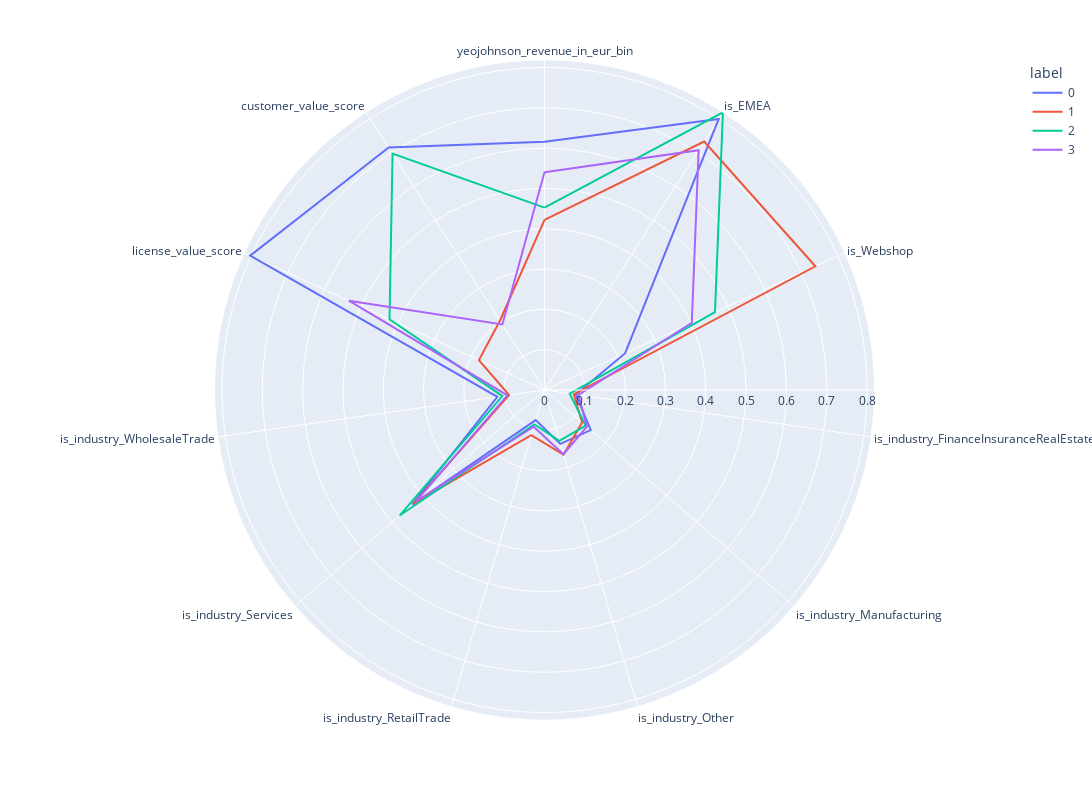

The cell this chart's notebook holds for it:
### Code cell
clusters=pd.DataFrame(features, columns=features_df.columns)
clusters['label']=kmeans.labels_
polar=clusters.groupby("label").mean().reset_index()
polar=pd.melt(polar,id_vars=["label"])
fig = px.line_polar(polar, r="value", theta="variable", color="label", line_close=True,height=800,width=1400)
fig.show()

### Figure 1 — Plotly figure (JSON) as saved in the notebook; plotly's stock layout.template omitted (floating-point values rounded to 4 significant figures)
{"data": [{"hovertemplate": "label=0<br>value=%{r}<br>variable=%{theta}<extra></extra>", "legendgroup": "0", "line": {"color": "#636efa", "dash": "solid"}, "marker": {"symbol": "circle"}, "mode": "lines", "name": "0", "r": [0.6155, 0.7992, 0.22, 0.07849, 0.1517, 0.1393, 0.0779, 0.4345, 0.1181, 0.8025, 0.715, 0.6155], "showlegend": true, "subplot": "polar", "theta": ["yeojohnson_revenue_in_eur_bin", "is_EMEA", "is_Webshop", "is_industry_FinanceInsuranceRealEstate", "is_industry_Manufacturing", "is_industry_Other", "is_industry_RetailTrade", "is_industry_Services", "is_industry_WholesaleTrade", "license_value_score", "customer_value_score", "yeojohnson_revenue_in_eur_bin"], "type": "scatterpolar"}, {"hovertemplate": "label=1<br>value=%{r}<br>variable=%{theta}<extra></extra>", "legendgroup": "1", "line": {"color": "#EF553B", "dash": "solid"}, "marker": {"symbol": "circle"}, "mode": "lines", "name": "1", "r": [0.4219, 0.7327, 0.7387, 0.07357, 0.1234, 0.1671, 0.1169, 0.4301, 0.08879, 0.1788, 0.2044, 0.4219], "showlegend": true, "subplot": "polar", "theta": ["yeojohnson_revenue_in_eur_bin", "is_EMEA", "is_Webshop", "is_industry_FinanceInsuranceRealEstate", "is_industry_Manufacturing", "is_industry_Other", "is_industry_RetailTrade", "is_industry_Services", "is_industry_WholesaleTrade", "license_value_score", "customer_value_score", "yeojohnson_revenue_in_eur_bin"], "type": "scatterpolar"}, {"hovertemplate": "label=2<br>value=%{r}<br>variable=%{theta}<extra></extra>", "legendgroup": "2", "line": {"color": "#00cc96", "dash": "solid"}, "marker": {"symbol": "circle"}, "mode": "lines", "name": "2", "r": [0.4522, 0.8185, 0.4649, 0.06332, 0.135, 0.1315, 0.08924, 0.4755, 0.1055, 0.4226, 0.6971, 0.4522], "showlegend": true, "subplot": "polar", "theta": ["yeojohnson_revenue_in_eur_bin", "is_EMEA", "is_Webshop", "is_industry_FinanceInsuranceRealEstate", "is_industry_Manufacturing", "is_industry_Other", "is_industry_RetailTrade", "is_industry_Services", "is_industry_WholesaleTrade", "license_value_score", "customer_value_score", "yeojohnson_revenue_in_eur_bin"], "type": "scatterpolar"}, {"hovertemplate": "label=3<br>value=%{r}<br>variable=%{theta}<extra></extra>", "legendgroup": "3", "line": {"color": "#ab63fa", "dash": "solid"}, "marker": {"symbol": "circle"}, "mode": "lines", "name": "3", "r": [0.54, 0.7072, 0.4017, 0.085, 0.1388, 0.166, 0.09492, 0.4221, 0.09316, 0.5334, 0.1932, 0.54], "showlegend": true, "subplot": "polar", "theta": ["yeojohnson_revenue_in_eur_bin", "is_EMEA", "is_Webshop", "is_industry_FinanceInsuranceRealEstate", "is_industry_Manufacturing", "is_industry_Other", "is_industry_RetailTrade", "is_industry_Services", "is_industry_WholesaleTrade", "license_value_score", "customer_value_score", "yeojohnson_revenue_in_eur_bin"], "type": "scatterpolar"}], "layout": {"height": 800, "legend": {"title": {"text": "label"}, "tracegroupgap": 0}, "margin": {"t": 60}, "polar": {"angularaxis": {"direction": "clockwise", "rotation": 90}, "domain": {"x": [0, 1], "y": [0, 1]}}, "width": 1400}}
